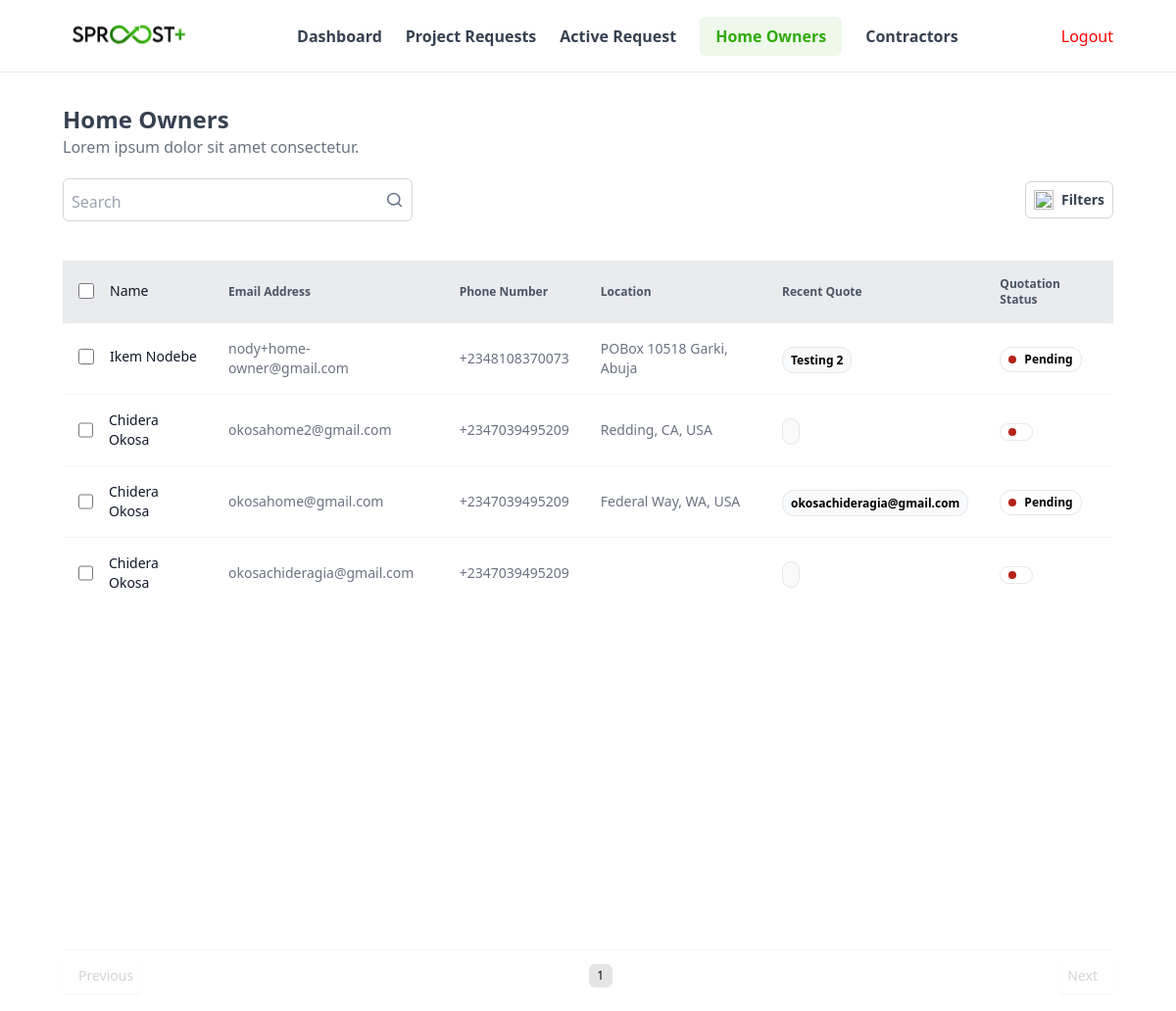
The app's page /user-admin/home-owners/, older data.
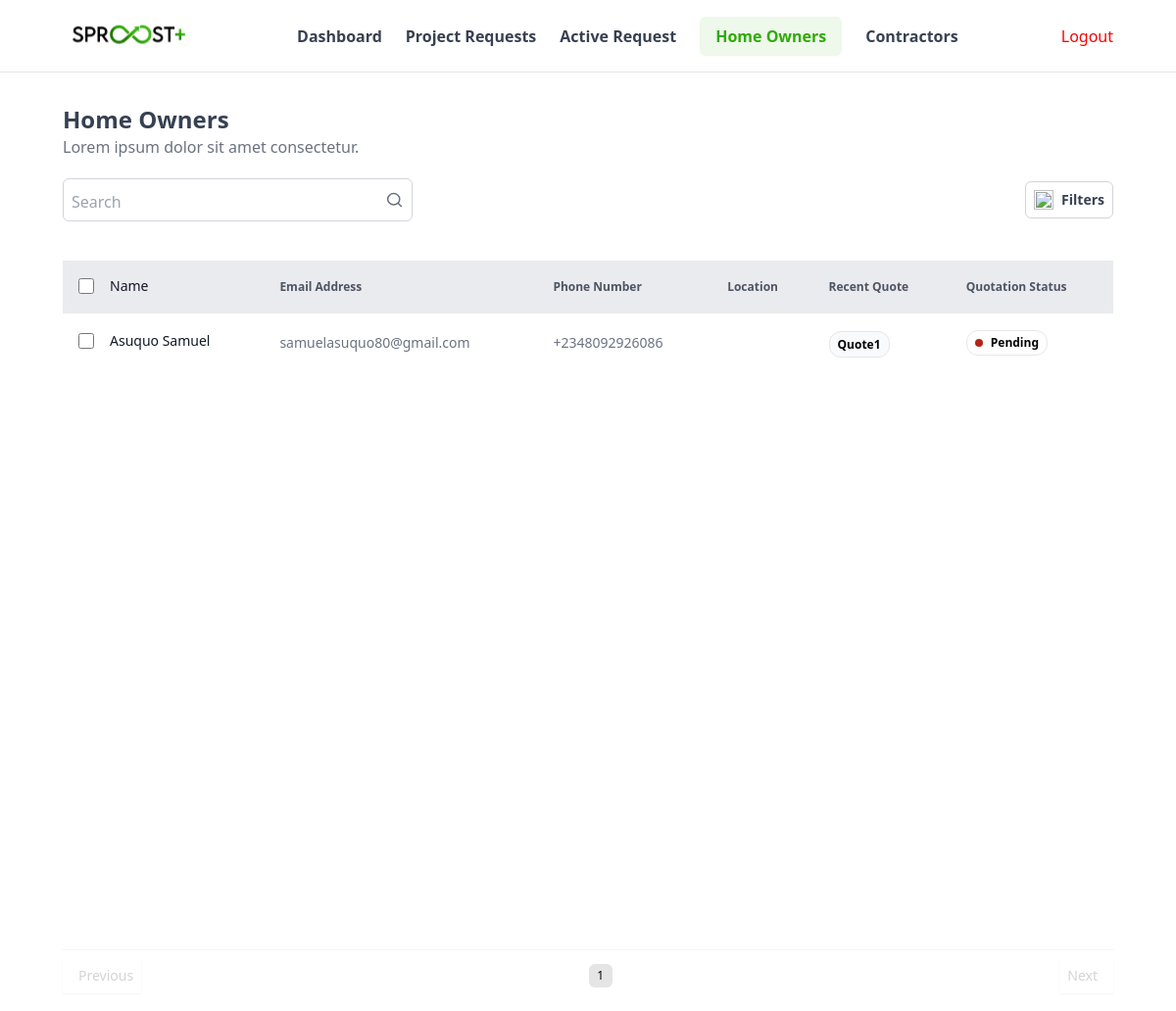
The same page, newer data.
### accounts/models.py (models this page shows)
class User(AbstractUser):
    phone_number = PhoneNumberField(null=False, blank=False)
    user_type = models.CharField(max_length = 3, choices = USER_TYPE_CHOICES)
    date_joined = models.DateTimeField(auto_now_add=True)

### profiles/models.py (models this page shows, shortened)
class UserProfile(models.Model):
    user = models.OneToOneField(User, on_delete=models.CASCADE, related_name = 'user_profile')
    address = AddressField()
    city = models.CharField(max_length = 50, null = True, blank = True)
    state_province = models.CharField(max_length = 50, null = True, blank = True)

### quotes/models.py (models this page shows, shortened)
class QuoteRequest(models.Model):
    user = models.ForeignKey("accounts.User", on_delete=models.CASCADE, null=False, related_name="quote_requests")
    uuid = models.UUIDField(default=uuid.uuid4, editable=False, unique=True)
    title = models.CharField(max_length=255, null=False)
    summary = models.TextField(null=False, max_length=257)
    status = models.CharField(max_length=255, choices=QuoteRequestStatus.choices, default=QuoteRequestStatus.pending, null=False)
    contact_phone = models.CharField(max_length=20, null=False)
    contact_email = models.EmailField(max_length=255, null=False)
    property_address = models.CharField(max_length=255, null=False)
    upload_date = models.DateTimeField(auto_now_add=True, null=False)
    media_paths = GenericRelation("main.Media")
    is_quote = models.BooleanField(default=True)
    objects = QuoteRequestManager()

### admins/views.py (the view, shortened to what this page needs)
# urls.py: path('home-owners/', views.homeOwnersListView, name="homeowners"),
def homeOwnersListView(request):
    query = request.GET.get('q')
    home_owners = User.objects.filter(user_type='HO').select_related("user_profile").prefetch_related('quote_requests').order_by('-id')
    paginator = Paginator(home_owners, 10)  # Show 10 orders per page.
    page_number = request.GET.get('page')
    page_obj = paginator.get_page(page_number)
    context = {'homeowners': page_obj}
    return render(request, 'user_admin/home_owners.html', context)

### quotes/models.py (called while the page is built)
    @property
    def latest_quote(self):
        return self.order_by('-id').first()

### templates/user_admin/home_owners.html (shortened to what the changed rows need)
{% extends "user_admin/base.html" %}
{% load static %}
{% block content %}
<main class="w-full px-[1rem] md:px-[4rem] flex flex-col gap-8 my-8">
    <div class="">
        <div class="mb-4">
            <h1 class="text-2xl font-semibold text-gray-700">Home Owners</h1>
        </div>
    </div>
    <div class="w-full">
        <div class="w-full my-2 min-h-[65vh]">
            <table class="w-full">
                <thead class="h-10 bg-gray-200 bg-opacity-80">
                    <tr class="text-gray-600 text-xs font-medium">
                        <th class=" text-start p-4">
                            <div class="inline-flex items-center gap-4">
                                <input type="checkbox" class="w-4 h-4 rounded-xl">
                                <h3 class="text-gray-900 text-sm font-medium capitalize">Name</h3>
                            </div>
                        </th>
                        <th class=" text-start p-4">Email Address</th>
                        <th class=" text-start p-4">Phone Number</th>
                        <th class=" text-start p-4">Location</th>
                        <th class=" text-start p-4">Recent Quote</th>
                        <th class=" text-start p-4">Quotation Status</th>
                    </tr>
                </thead>
                <tbody class="p-4">
                    {% if homeowners %}
                    {% for homeowner in homeowners %}
                    <tr class="border-b border-neutral-100 last:border-0">
                        <td class=" p-4">
                            <div class="inline-flex items-center gap-4">
                                <input type="checkbox" class="w-4 h-4 rounded-xl">
                                <h3 class="text-gray-900 text-sm font-medium capitalize">{{homeowner.first_name}} {{homeowner.last_name}}</h3>
                            </div>
                        </td>
                        <td class=" p-4">
                            <div class="flex flex-col gap-1">
                                <span class="text-gray-500 text-sm">{{homeowner.email}}</span>
                            </div>
                        </td>
                        <td class=" p-4">
                            <div class="flex flex-col gap-1">
                                <span class="text-gray-500 text-sm">{{homeowner.phone_number}}</span>
                            </div>
                        </td>
                        <td class=" p-4">
                            <div class="flex flex-col gap-1">
                                <span class="text-gray-500 text-sm">{{homeowner.user_profile.address}}</span>
                            </div>
                        </td>
                        <td class=" p-4">
                            <span class=" font-semibold text-xs rounded-xl p-1 px-2 border border-neutral-150 bg-gray-50 bg-opacity-90  ">
                                {{homeowner.quote_requests.latest_quote.title}}
                            </span>
                        </td>
                        <td class="p-4 ">
                            <div class="inline-flex items-center gap-2 rounded-xl p-1 px-2 border border-neutral-150">
                                <span class="w-2 h-2 bg-[#B42318] rounded-full  "></span>
                                <span class="font-semibold text-xs capitalize">
                                    {{homeowner.quote_requests.latest_quote.status}}
                                </span>
                            </div>
                        </td>
                    </tr>
                    {% endfor %}
                    {% else %}
                    <tr>
                        <td colspan="7" class="text-center text-gray-500 mt-5">No Home Owners found</td>
                    </tr>
                    {% endif %}
                </tbody>
            </table>
        </div>
        <div class="w-full my-8 flex items-center justify-between border-t border-neutral-100 pt-2 bg-white">
            <div class="flex items-center gap-2">
                {% for num in homeowners.paginator.page_range %}
                    {% if homeowners.number == num %}
                        <span class="outline-none border-none h-4 w-4 text-xs md:h-6 md:w-6 bg-neutral-200 rounded-md p-2 flex items-center justify-center">{{ num }}</span>
                    {% elif num >= homeowners.number|add:'-3' and num <= homeowners.number|add:'3' %}
                        <a href="?page={{ num }}" class="paginationBtn outline-none border-none h-4 w-4 text-xs md:h-6 md:w-6 rounded-md p-2 flex items-center justify-center">{{ num }}</a>
                    {% endif %}
                {% endfor %}
            </div>
        </div>
    </div>
</main>
{% endblock %}

Row changes from the older to the newer data that the page shows:
removed User: first_name "Ikem", last_name "Nodebe", email "nody+home-owner@gmail.com", phone_number "+2348108370073", user_profile.address "POBox 10518 Garki, Abuja", quote_requests.latest_quote "Testing 2", quote_requests.latest_quote.status "Pending"
removed User: first_name "Chidera", last_name "Okosa", email "okosahome2@gmail.com", phone_number "+2347039495209", user_profile.address "Redding, CA, USA"
no longer on this page (row edited): User: first_name "Chidera", last_name "Okosa", email "okosahome@gmail.com", phone_number "+2347039495209", user_profile.address "Federal Way, WA, USA", quote_requests.latest_quote "okosachideragia@gmail.com", quote_requests.latest_quote.status "Pending"
removed User: first_name "Chidera", last_name "Okosa", email "okosachideragia@gmail.com", phone_number "+2347039495209"
added User: first_name "Asuquo", last_name "Samuel", email "samuelasuquo80@gmail.com", phone_number "+2348092926086", quote_requests.latest_quote "Quote1", quote_requests.latest_quote.status "Pending"
